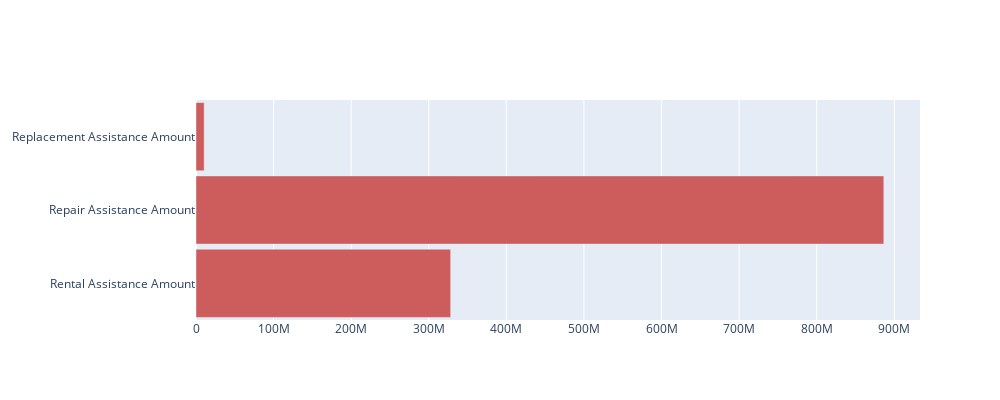

Notebook code for this chart:
### Markdown cell above
### Visualize breakdown of payouts

### Code cell
fig = go.Figure(data=[go.Bar(y=['Rental Assistance Amount', 'Repair Assistance Amount', 'Replacement Assistance Amount'], 
                              x =[femaDf['rentalAssistanceAmount'].sum(), 
                                  femaDf['repairAmount'].sum(),
                                  femaDf['replacementAmount'].sum()], 
                                  name='True', marker_color='indianred')])
fig.update_traces(orientation='h', selector=dict(type='bar'))
fig.update_layout(bargap=0.07, width=1000, height=400)

### Figure 1 — Plotly figure (JSON) as saved in the notebook; plotly's stock layout.template omitted (floating-point values rounded to 4 significant figures)
{"data": [{"marker": {"color": "indianred"}, "name": "True", "orientation": "h", "type": "bar", "x": [328200000.0, 886500000.0, 10520000.0], "y": ["Rental Assistance Amount", "Repair Assistance Amount", "Replacement Assistance Amount"]}], "layout": {"bargap": 0.07, "height": 400, "width": 1000}}
